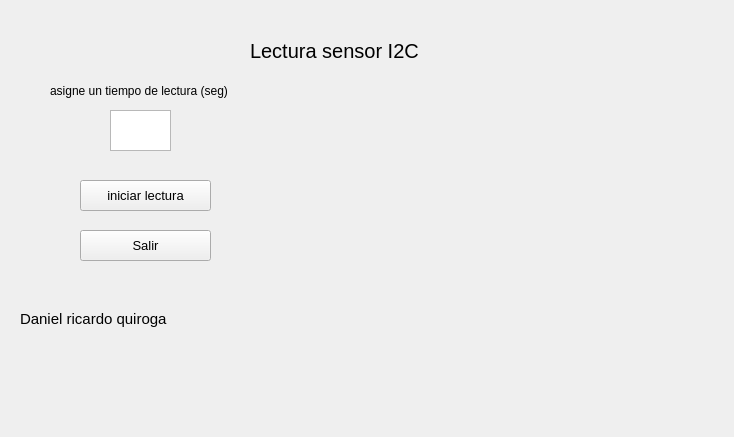
<?xml version="1.0" encoding="UTF-8"?>
<ui version="4.0">
 <class>MainWindow</class>
 <widget class="QMainWindow" name="MainWindow">
  <property name="geometry">
   <rect>
    <x>0</x>
    <y>0</y>
    <width>734</width>
    <height>437</height>
   </rect>
  </property>
  <property name="windowTitle">
   <string>Lectura I2C</string>
  </property>
  <widget class="QWidget" name="centralwidget">
   <widget class="QLabel" name="label">
    <property name="geometry">
     <rect>
      <x>420</x>
      <y>360</y>
      <width>271</width>
      <height>61</height>
     </rect>
    </property>
    <property name="styleSheet">
     <string notr="true">border-image: url(:/cct/logo ECCI.jpg);</string>
    </property>
    <property name="text">
     <string/>
    </property>
   </widget>
   <widget class="QLabel" name="label_2">
    <property name="geometry">
     <rect>
      <x>250</x>
      <y>30</y>
      <width>221</width>
      <height>41</height>
     </rect>
    </property>
    <property name="font">
     <font>
      <pointsize>15</pointsize>
     </font>
    </property>
    <property name="text">
     <string>Lectura sensor I2C</string>
    </property>
   </widget>
   <widget class="QTextEdit" name="textEdit">
    <property name="geometry">
     <rect>
      <x>110</x>
      <y>110</y>
      <width>61</width>
      <height>41</height>
     </rect>
    </property>
    <property name="font">
     <font>
      <pointsize>12</pointsize>
     </font>
    </property>
   </widget>
   <widget class="QLabel" name="label_3">
    <property name="geometry">
     <rect>
      <x>50</x>
      <y>80</y>
      <width>231</width>
      <height>21</height>
     </rect>
    </property>
    <property name="font">
     <font>
      <pointsize>9</pointsize>
     </font>
    </property>
    <property name="text">
     <string>asigne un tiempo de lectura (seg)</string>
    </property>
   </widget>
   <widget class="QLabel" name="label_4">
    <property name="geometry">
     <rect>
      <x>20</x>
      <y>310</y>
      <width>291</width>
      <height>111</height>
     </rect>
    </property>
    <property name="font">
     <font>
      <pointsize>11</pointsize>
     </font>
    </property>
    <property name="text">
     <string>Daniel ricardo quiroga</string>
    </property>
    <property name="alignment">
     <set>Qt::AlignLeading|Qt::AlignLeft|Qt::AlignTop</set>
    </property>
   </widget>
   <widget class="QPushButton" name="pushButton">
    <property name="geometry">
     <rect>
      <x>80</x>
      <y>180</y>
      <width>131</width>
      <height>31</height>
     </rect>
    </property>
    <property name="font">
     <font>
      <pointsize>10</pointsize>
     </font>
    </property>
    <property name="text">
     <string>iniciar lectura</string>
    </property>
   </widget>
   <widget class="QPushButton" name="pushButton_2">
    <property name="geometry">
     <rect>
      <x>80</x>
      <y>230</y>
      <width>131</width>
      <height>31</height>
     </rect>
    </property>
    <property name="font">
     <font>
      <pointsize>10</pointsize>
     </font>
    </property>
    <property name="text">
     <string>Salir</string>
    </property>
   </widget>
   <widget class="QLabel" name="label_5">
    <property name="geometry">
     <rect>
      <x>370</x>
      <y>140</y>
      <width>211</width>
      <height>21</height>
     </rect>
    </property>
    <property name="text">
     <string/>
    </property>
   </widget>
   <widget class="QLabel" name="label_6">
    <property name="geometry">
     <rect>
      <x>370</x>
      <y>160</y>
      <width>211</width>
      <height>21</height>
     </rect>
    </property>
    <property name="text">
     <string/>
    </property>
   </widget>
   <widget class="QLabel" name="label_7">
    <property name="geometry">
     <rect>
      <x>370</x>
      <y>180</y>
      <width>211</width>
      <height>21</height>
     </rect>
    </property>
    <property name="text">
     <string/>
    </property>
   </widget>
   <widget class="QLabel" name="label_8">
    <property name="geometry">
     <rect>
      <x>370</x>
      <y>200</y>
      <width>211</width>
      <height>21</height>
     </rect>
    </property>
    <property name="text">
     <string/>
    </property>
   </widget>
   <widget class="QLabel" name="label_9">
    <property name="geometry">
     <rect>
      <x>370</x>
      <y>220</y>
      <width>211</width>
      <height>21</height>
     </rect>
    </property>
    <property name="text">
     <string/>
    </property>
   </widget>
   <widget class="QLabel" name="label_10">
    <property name="geometry">
     <rect>
      <x>370</x>
      <y>250</y>
      <width>211</width>
      <height>21</height>
     </rect>
    </property>
    <property name="text">
     <string/>
    </property>
   </widget>
   <widget class="QLabel" name="label_11">
    <property name="geometry">
     <rect>
      <x>370</x>
      <y>270</y>
      <width>211</width>
      <height>21</height>
     </rect>
    </property>
    <property name="text">
     <string/>
    </property>
   </widget>
   <widget class="QLabel" name="label_12">
    <property name="geometry">
     <rect>
      <x>370</x>
      <y>290</y>
      <width>211</width>
      <height>21</height>
     </rect>
    </property>
    <property name="text">
     <string/>
    </property>
   </widget>
  </widget>
 </widget>
 <resources>
  <include location="logo.qrc"/>
 </resources>
 <connections/>
</ui>
